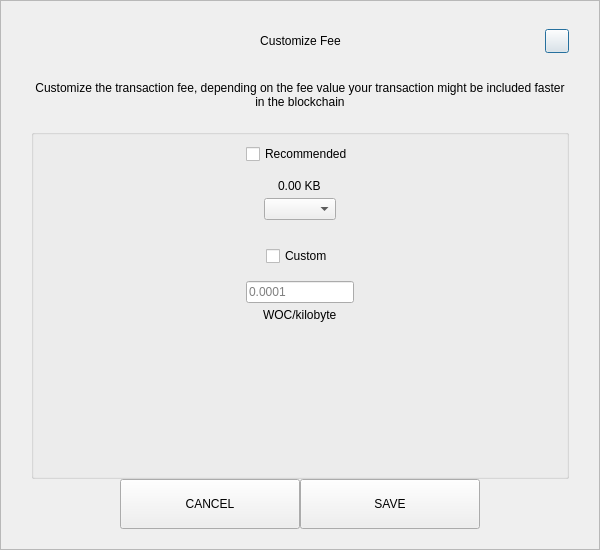
<?xml version="1.0" encoding="UTF-8"?>
<ui version="4.0">
 <class>SendCustomFeeDialog</class>
 <widget class="QDialog" name="SendCustomFeeDialog">
  <property name="geometry">
   <rect>
    <x>0</x>
    <y>0</y>
    <width>600</width>
    <height>550</height>
   </rect>
  </property>
  <property name="windowTitle">
   <string>Form</string>
  </property>
  <layout class="QVBoxLayout" name="verticalLayout_3">
   <property name="spacing">
    <number>0</number>
   </property>
   <property name="leftMargin">
    <number>0</number>
   </property>
   <property name="topMargin">
    <number>0</number>
   </property>
   <property name="rightMargin">
    <number>0</number>
   </property>
   <property name="bottomMargin">
    <number>0</number>
   </property>
   <item>
    <widget class="QFrame" name="frame">
     <property name="styleSheet">
      <string notr="true"/>
     </property>
     <property name="frameShape">
      <enum>QFrame::StyledPanel</enum>
     </property>
     <property name="frameShadow">
      <enum>QFrame::Raised</enum>
     </property>
     <layout class="QVBoxLayout" name="verticalLayout_2">
      <property name="spacing">
       <number>0</number>
      </property>
      <property name="leftMargin">
       <number>30</number>
      </property>
      <property name="topMargin">
       <number>20</number>
      </property>
      <property name="rightMargin">
       <number>30</number>
      </property>
      <property name="bottomMargin">
       <number>20</number>
      </property>
      <item>
       <layout class="QHBoxLayout" name="horizontalLayout_3">
        <property name="spacing">
         <number>0</number>
        </property>
        <item>
         <spacer name="horizontalSpacer_21">
          <property name="orientation">
           <enum>Qt::Horizontal</enum>
          </property>
          <property name="sizeHint" stdset="0">
           <size>
            <width>40</width>
            <height>20</height>
           </size>
          </property>
         </spacer>
        </item>
        <item>
         <widget class="QLabel" name="labelTitle">
          <property name="minimumSize">
           <size>
            <width>0</width>
            <height>40</height>
           </size>
          </property>
          <property name="maximumSize">
           <size>
            <width>16777215</width>
            <height>40</height>
           </size>
          </property>
          <property name="styleSheet">
           <string notr="true">padding-left:24px;</string>
          </property>
          <property name="text">
           <string>Customize Fee</string>
          </property>
          <property name="alignment">
           <set>Qt::AlignCenter</set>
          </property>
          <property name="margin">
           <number>7</number>
          </property>
         </widget>
        </item>
        <item>
         <spacer name="horizontalSpacer">
          <property name="orientation">
           <enum>Qt::Horizontal</enum>
          </property>
          <property name="sizeHint" stdset="0">
           <size>
            <width>40</width>
            <height>20</height>
           </size>
          </property>
         </spacer>
        </item>
        <item>
         <widget class="QPushButton" name="btnEsc">
          <property name="minimumSize">
           <size>
            <width>24</width>
            <height>24</height>
           </size>
          </property>
          <property name="maximumSize">
           <size>
            <width>24</width>
            <height>24</height>
           </size>
          </property>
          <property name="text">
           <string/>
          </property>
         </widget>
        </item>
       </layout>
      </item>
      <item>
       <spacer name="verticalSpacer_2">
        <property name="orientation">
         <enum>Qt::Vertical</enum>
        </property>
        <property name="sizeType">
         <enum>QSizePolicy::Fixed</enum>
        </property>
        <property name="sizeHint" stdset="0">
         <size>
          <width>20</width>
          <height>20</height>
         </size>
        </property>
       </spacer>
      </item>
      <item>
       <widget class="QLabel" name="labelMessage">
        <property name="text">
         <string>Customize the transaction fee, depending on the fee value your transaction might be included faster in the blockchain</string>
        </property>
        <property name="alignment">
         <set>Qt::AlignCenter</set>
        </property>
        <property name="wordWrap">
         <bool>true</bool>
        </property>
       </widget>
      </item>
      <item>
       <spacer name="verticalSpacer_3">
        <property name="orientation">
         <enum>Qt::Vertical</enum>
        </property>
        <property name="sizeType">
         <enum>QSizePolicy::Fixed</enum>
        </property>
        <property name="sizeHint" stdset="0">
         <size>
          <width>20</width>
          <height>20</height>
         </size>
        </property>
       </spacer>
      </item>
      <item>
       <widget class="QGroupBox" name="groupBox">
        <property name="title">
         <string/>
        </property>
        <layout class="QVBoxLayout" name="verticalLayout">
         <property name="leftMargin">
          <number>12</number>
         </property>
         <property name="rightMargin">
          <number>12</number>
         </property>
         <item>
          <layout class="QVBoxLayout" name="verticalLayout_4">
           <property name="spacing">
            <number>5</number>
           </property>
           <item alignment="Qt::AlignHCenter">
            <widget class="QCheckBox" name="checkBoxRecommended">
             <property name="text">
              <string>Recommended</string>
             </property>
            </widget>
           </item>
           <item>
            <spacer name="verticalSpacer_5">
             <property name="orientation">
              <enum>Qt::Vertical</enum>
             </property>
             <property name="sizeType">
              <enum>QSizePolicy::Fixed</enum>
             </property>
             <property name="sizeHint" stdset="0">
              <size>
               <width>20</width>
               <height>10</height>
              </size>
             </property>
            </spacer>
           </item>
           <item alignment="Qt::AlignHCenter">
            <widget class="QLabel" name="labelFee">
             <property name="text">
              <string>0.00 KB</string>
             </property>
            </widget>
           </item>
           <item alignment="Qt::AlignHCenter">
            <widget class="QComboBox" name="comboBoxRecommended"/>
           </item>
          </layout>
         </item>
         <item>
          <spacer name="verticalSpacer">
           <property name="orientation">
            <enum>Qt::Vertical</enum>
           </property>
           <property name="sizeType">
            <enum>QSizePolicy::Fixed</enum>
           </property>
           <property name="sizeHint" stdset="0">
            <size>
             <width>20</width>
             <height>20</height>
            </size>
           </property>
          </spacer>
         </item>
         <item>
          <layout class="QVBoxLayout" name="verticalLayout_5">
           <property name="spacing">
            <number>5</number>
           </property>
           <item alignment="Qt::AlignHCenter">
            <widget class="QCheckBox" name="checkBoxCustom">
             <property name="text">
              <string>Custom</string>
             </property>
            </widget>
           </item>
           <item>
            <spacer name="verticalSpacer_6">
             <property name="orientation">
              <enum>Qt::Vertical</enum>
             </property>
             <property name="sizeType">
              <enum>QSizePolicy::Fixed</enum>
             </property>
             <property name="sizeHint" stdset="0">
              <size>
               <width>20</width>
               <height>10</height>
              </size>
             </property>
            </spacer>
           </item>
           <item alignment="Qt::AlignHCenter">
            <widget class="QLineEdit" name="lineEditCustomFee">
             <property name="placeholderText">
              <string notr="true">0.0001</string>
             </property>
            </widget>
           </item>
           <item alignment="Qt::AlignHCenter">
            <widget class="QLabel" name="labelCustomFee">
             <property name="text">
              <string>WOC/kilobyte</string>
             </property>
            </widget>
           </item>
          </layout>
         </item>
         <item>
          <spacer name="verticalSpacer_4">
           <property name="orientation">
            <enum>Qt::Vertical</enum>
           </property>
           <property name="sizeHint" stdset="0">
            <size>
             <width>20</width>
             <height>40</height>
            </size>
           </property>
          </spacer>
         </item>
        </layout>
       </widget>
      </item>
      <item>
       <layout class="QHBoxLayout" name="horizontalLayout" stretch="1,2,2,1">
        <item>
         <spacer name="horizontalSpacer1">
          <property name="orientation">
           <enum>Qt::Horizontal</enum>
          </property>
          <property name="sizeHint" stdset="0">
           <size>
            <width>40</width>
            <height>20</height>
           </size>
          </property>
         </spacer>
        </item>
        <item>
         <widget class="QPushButton" name="btnCancel">
          <property name="minimumSize">
           <size>
            <width>180</width>
            <height>50</height>
           </size>
          </property>
          <property name="focusPolicy">
           <enum>Qt::NoFocus</enum>
          </property>
          <property name="text">
           <string>CANCEL</string>
          </property>
         </widget>
        </item>
        <item>
         <widget class="QPushButton" name="btnSave">
          <property name="minimumSize">
           <size>
            <width>180</width>
            <height>50</height>
           </size>
          </property>
          <property name="focusPolicy">
           <enum>Qt::NoFocus</enum>
          </property>
          <property name="text">
           <string>SAVE</string>
          </property>
         </widget>
        </item>
        <item>
         <spacer name="horizontalSpacer_2">
          <property name="orientation">
           <enum>Qt::Horizontal</enum>
          </property>
          <property name="sizeHint" stdset="0">
           <size>
            <width>40</width>
            <height>20</height>
           </size>
          </property>
         </spacer>
        </item>
       </layout>
      </item>
     </layout>
    </widget>
   </item>
  </layout>
 </widget>
 <resources/>
 <connections/>
</ui>
